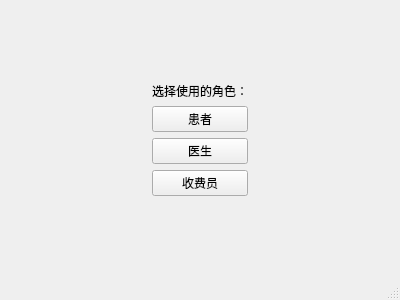
<?xml version="1.0" encoding="UTF-8"?>
<ui version="4.0">
 <class>MainWindow</class>
 <widget class="QMainWindow" name="MainWindow">
  <property name="geometry">
   <rect>
    <x>0</x>
    <y>0</y>
    <width>400</width>
    <height>300</height>
   </rect>
  </property>
  <property name="windowTitle">
   <string>校医院门诊就诊管理系统——选择界面</string>
  </property>
  <widget class="QWidget" name="centralwidget">
   <layout class="QGridLayout" name="gridLayout">
    <item row="0" column="1">
     <spacer name="verticalSpacer_2">
      <property name="orientation">
       <enum>Qt::Orientation::Vertical</enum>
      </property>
      <property name="sizeHint" stdset="0">
       <size>
        <width>20</width>
        <height>42</height>
       </size>
      </property>
     </spacer>
    </item>
    <item row="1" column="0">
     <spacer name="horizontalSpacer">
      <property name="orientation">
       <enum>Qt::Orientation::Horizontal</enum>
      </property>
      <property name="sizeHint" stdset="0">
       <size>
        <width>118</width>
        <height>20</height>
       </size>
      </property>
     </spacer>
    </item>
    <item row="1" column="1">
     <layout class="QVBoxLayout" name="verticalLayout">
      <item>
       <widget class="QLabel" name="label">
        <property name="text">
         <string>选择使用的角色：</string>
        </property>
       </widget>
      </item>
      <item>
       <widget class="QPushButton" name="PatientButton">
        <property name="text">
         <string>患者</string>
        </property>
       </widget>
      </item>
      <item>
       <widget class="QPushButton" name="DoctorButton">
        <property name="text">
         <string>医生</string>
        </property>
       </widget>
      </item>
      <item>
       <widget class="QPushButton" name="CashierButton">
        <property name="text">
         <string>收费员</string>
        </property>
       </widget>
      </item>
     </layout>
    </item>
    <item row="1" column="2">
     <spacer name="horizontalSpacer_2">
      <property name="orientation">
       <enum>Qt::Orientation::Horizontal</enum>
      </property>
      <property name="sizeHint" stdset="0">
       <size>
        <width>118</width>
        <height>20</height>
       </size>
      </property>
     </spacer>
    </item>
    <item row="2" column="1">
     <spacer name="verticalSpacer">
      <property name="orientation">
       <enum>Qt::Orientation::Vertical</enum>
      </property>
      <property name="sizeHint" stdset="0">
       <size>
        <width>20</width>
        <height>42</height>
       </size>
      </property>
     </spacer>
    </item>
   </layout>
  </widget>
  <widget class="QMenuBar" name="menubar">
   <property name="geometry">
    <rect>
     <x>0</x>
     <y>0</y>
     <width>400</width>
     <height>24</height>
    </rect>
   </property>
  </widget>
  <widget class="QStatusBar" name="statusbar"/>
 </widget>
 <resources/>
 <connections/>
</ui>
